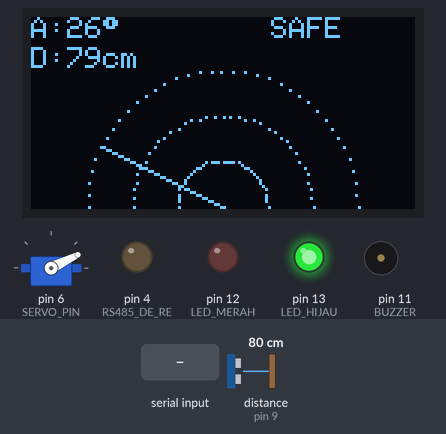
This sketch was run on a simulated Arduino Uno, built with avr-gcc and run on an emulated ATmega328P. On the bench: servo, 128×64 one-colour display, output pins drawn as LEDs (lit = HIGH), buzzer (waves = sounding). Wiring (inferred from the names in the program): ultrasonic range finder: trigger pin 8; echo pin 9. The inputs (shaded band) are chosen by the test bench; at power-on: distance to the obstacle (sensor on pin 9) 80 cm. The echo pulse lasts 58.3 µs per cm; pins used as bus, display or sensor lines are not drawn.

Above: at 1.22 s.
1.3 s: "0" received over the second serial link
At 2.6 s:
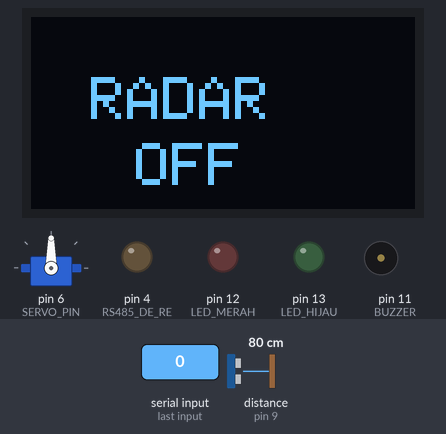
2.9 s: "1" received over the second serial link
At 3.03 s:
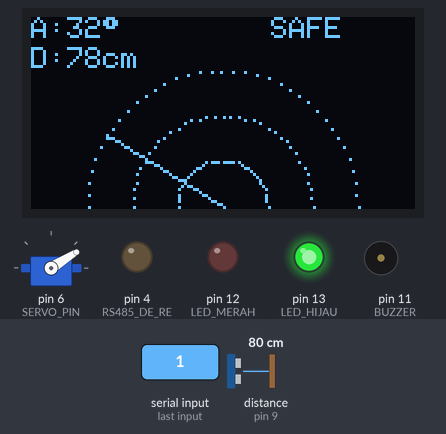
4.9 s: distance to the obstacle (sensor on pin 9) set to 19 cm
At 5.01 s:
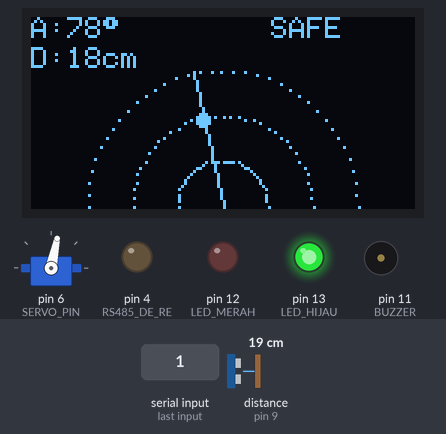
6.7 s: distance to the obstacle (sensor on pin 9) set to 14 cm
At 6.84 s:
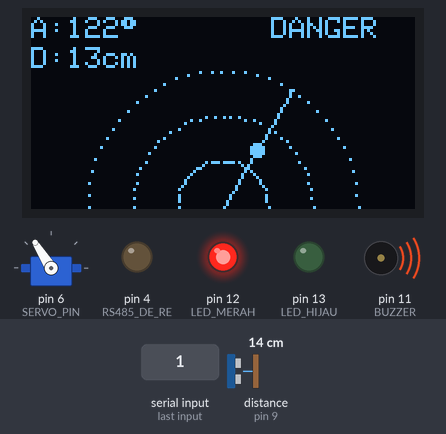
8.4 s: distance to the obstacle (sensor on pin 9) set to 18 cm
At 8.42 s:
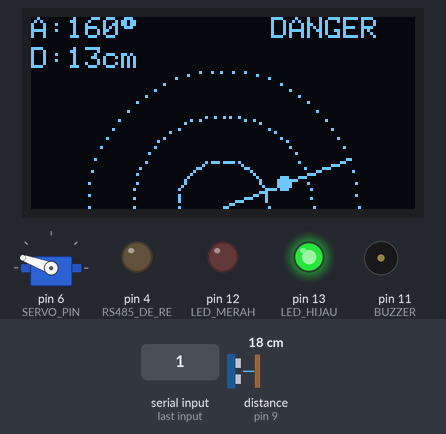
10.1 s: distance to the obstacle (sensor on pin 9) set to 2 cm
At 10.16 s:
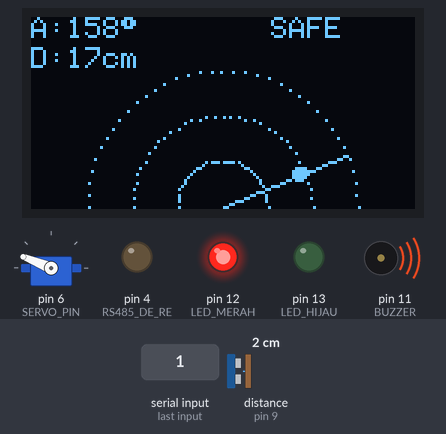
Timing chart, 0 to 15.8 s (numbered marks = the images above; inputs shaded):
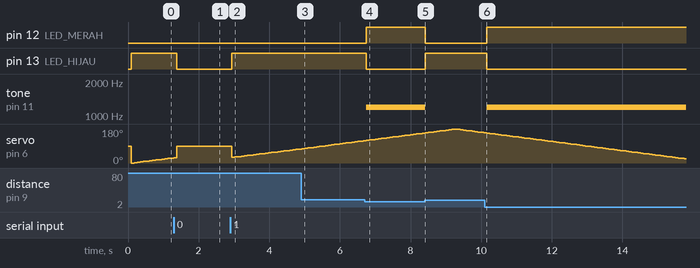

Measured:
- the behaviour switches between 17 and 16 cm on distance to the obstacle (sensor on pin 9) (found by bisection; images 3 and 4)
- after the input at 1.3 s, pin 13 (LED_HIJAU): HIGH → LOW after 0.08 s; the display: changes after 0.11 s (image 1)
- after the input at 2.9 s, pin 13 (LED_HIJAU): LOW → HIGH at once; the display: changes after 0.13 s (image 2)
- after the input at 4.9 s, the display: first differs from a run without the input after 0.11 s (image 3)
- after the input at 6.7 s, pin 12 (LED_MERAH): LOW → HIGH after 0.05 s; pin 13 (LED_HIJAU): HIGH → LOW after 0.05 s; tone on pin 11 (BUZZER): silent → 1200 Hz after 0.05 s; the display: first differs from a run without the input after 0.13 s (image 4)
- after the input at 8.4 s, pin 12 (LED_MERAH): HIGH → LOW at once; pin 13 (LED_HIJAU): LOW → HIGH at once; tone on pin 11 (BUZZER): 1200 Hz → silent at once
- after the input at 10.1 s, pin 12 (LED_MERAH): LOW → HIGH after 0.06 s; pin 13 (LED_HIJAU): HIGH → LOW after 0.06 s; tone on pin 11 (BUZZER): silent → 1200 Hz after 0.06 s

The sketch:

radar.ino
```cpp
#include <Adafruit_GFX.h>
#include <Adafruit_SH110X.h>
#include <Servo.h>
#include <math.h>
#include <SoftwareSerial.h>

/* ======================================================
   RS485 CONFIG (SESUAI WIRINGMU)
   RO  -> pin 2
   DI  -> pin 3
   RE+DE -> pin 4
   ====================================================== */
#define RS485_RO     2
#define RS485_DI     3
#define RS485_DE_RE  4
SoftwareSerial rs485(RS485_RO, RS485_DI);

/* ======================================================
   OLED CONFIG
   ====================================================== */
#define SCREEN_WIDTH   128
#define SCREEN_HEIGHT   64
Adafruit_SH1106G display(SCREEN_WIDTH, SCREEN_HEIGHT, &Wire, -1);

/* ======================================================
   PIN CONFIG
   ====================================================== */
#define TRIG_PIN     8
#define ECHO_PIN     9
#define SERVO_PIN    6

#define LED_HIJAU   13
#define LED_MERAH   12
#define BUZZER      11

/* ======================================================
   CONSTANT
   ====================================================== */
const int BATAS_BAHAYA = 15;   // cm
const int MAX_JARAK   = 30;   // cm
const int SERVO_STEP  = 2;

/* ======================================================
   VARIABLE
   ====================================================== */
Servo radarServo;

bool radarAktif = true;
int sudut = 0;
int arah  = 1;
int jarak = 0;

/* ======================================================
   SETUP
   ====================================================== */
void setup() {
  Serial.begin(9600);      // DEBUG
  rs485.begin(9600);       // RS485

  pinMode(RS485_DE_RE, OUTPUT);
  digitalWrite(RS485_DE_RE, LOW); // RECEIVE MODE

  pinMode(TRIG_PIN, OUTPUT);
  pinMode(ECHO_PIN, INPUT);
  pinMode(LED_HIJAU, OUTPUT);
  pinMode(LED_MERAH, OUTPUT);
  pinMode(BUZZER, OUTPUT);

  radarServo.attach(SERVO_PIN);

  display.begin(0x3C, true);
  display.clearDisplay();
  display.display();

  tampilRadarOFF();
}

/* ======================================================
   LOOP
   ====================================================== */
void loop() {

  // ===== TERIMA DATA RS485 DARI ESP32 =====
  if (rs485.available()) {
    char cmd = rs485.read();
    if (cmd == '1') radarAktif = true;
    if (cmd == '0') radarAktif = false;
  }

  // ===== MODE RADAR =====
  if (radarAktif) {
    jarak = bacaUltrasonik();
    kontrolAlarm(jarak);
    gerakServo();
    tampilRadarOLED(jarak, sudut);
  } else {
    radarOFF();
  }

  delay(20);
}

/* ======================================================
   ULTRASONIC
   ====================================================== */
int bacaUltrasonik() {
  long durasi;

  digitalWrite(TRIG_PIN, LOW);
  delayMicroseconds(2);
  digitalWrite(TRIG_PIN, HIGH);
  delayMicroseconds(10);
  digitalWrite(TRIG_PIN, LOW);

  durasi = pulseIn(ECHO_PIN, HIGH, 25000);
  if (durasi == 0) return MAX_JARAK;

  return durasi * 0.034 / 2;
}

/* ======================================================
   ALARM & LED
   ====================================================== */
void kontrolAlarm(int d) {
  if (d <= BATAS_BAHAYA) {
    digitalWrite(LED_MERAH, HIGH);
    digitalWrite(LED_HIJAU, LOW);
    tone(BUZZER, 1200);
  } else {
    digitalWrite(LED_MERAH, LOW);
    digitalWrite(LED_HIJAU, HIGH);
    noTone(BUZZER);
  }
}

/* ======================================================
   SERVO SWEEP
   ====================================================== */
void gerakServo() {
  radarServo.write(sudut);
  sudut += arah * SERVO_STEP;

  if (sudut >= 180 || sudut <= 0) {
    arah *= -1;
  }
}

/* ======================================================
   RADAR OFF MODE
   ====================================================== */
void radarOFF() {
  radarServo.write(90);
  digitalWrite(LED_HIJAU, LOW);
  digitalWrite(LED_MERAH, LOW);
  noTone(BUZZER);
  tampilRadarOFF();
}

/* ======================================================
   OLED RADAR DISPLAY (PERSIS CONTOH)
   ====================================================== */
void tampilRadarOLED(int d, int a) {
  display.clearDisplay();
  display.setTextColor(SH110X_WHITE);
  display.setTextSize(1);

  display.setCursor(0, 0);
  display.print("A:");
  display.print(a);
  display.print((char)247);

  display.setCursor(0, 10);
  display.print("D:");
  display.print(d);
  display.print("cm");

  display.setCursor(80, 0);
  display.print(d <= BATAS_BAHAYA ? "DANGER" : "SAFE");

  int cx = 64;
  int cy = 63;

  for (int r = 15; r <= 45; r += 15) {
    for (int x = 0; x <= 180; x += 5) {
      float rad = radians(x);
      display.drawPixel(
        cx + r * cos(rad),
        cy - r * sin(rad),
        SH110X_WHITE
      );
    }
  }

  float rad = radians(180 - a);
  display.drawLine(
    cx, cy,
    cx + 45 * cos(rad),
    cy - 45 * sin(rad),
    SH110X_WHITE
  );

  if (d > 0 && d <= MAX_JARAK) {
    int objR = map(d, 0, MAX_JARAK, 5, 45);
    display.fillCircle(
      cx + objR * cos(rad),
      cy - objR * sin(rad),
      2,
      SH110X_WHITE
    );
  }

  display.display();
}

/* ======================================================
   OLED RADAR OFF
   ====================================================== */
void tampilRadarOFF() {
  display.clearDisplay();
  display.setTextSize(2);
  display.setTextColor(SH110X_WHITE);

  display.setCursor(20, 20);
  display.print("RADAR");

  display.setCursor(35, 42);
  display.print("OFF");

  display.display();
}
```
